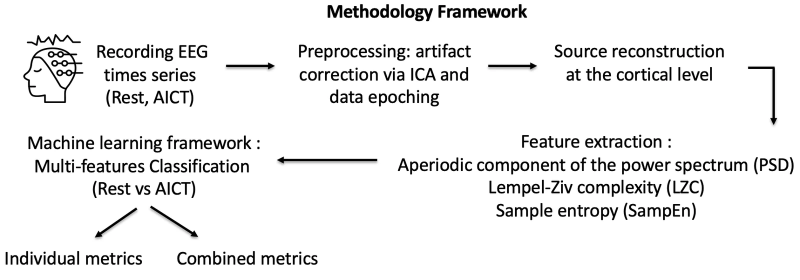
#> input picture site/images/publications/aict-methodology-1600.webp, 1600 x 559 px (shown at 1/2 size); its folder holds only this picture in this run
$ python prepare-publication-previews.py
#> lines starting #> are read from the running program, lines starting #| are printed output that depends on the picture
"""Create compact archive-only previews from the verified local publication figures.

Run after prepare-publication-figures.py. Requires Pillow and rsvg-convert for
the vector roadmap. Originals, Home sources and detail-page sources stay intact.
The 288px output supports the archive's largest 96px slot at 3x pixel density.
"""
from pathlib import Path
import re
import subprocess
import tempfile

from PIL import Image

ROOT = Path(__file__).resolve().parents[1]
DIRECTORY = ROOT / "site/images/publications"


def save_preview(source, destination):
    with Image.open(source) as original:
        # Composite transparency against the same white used by the figure link.
#> original is the input picture: PIL image 1600x559 RGB; mean R, G, B 237.5, 237.5, 237.5
        rgba = original.convert("RGBA")
        image = Image.new("RGBA", rgba.size, "white")
#> image: PIL image 1600x559 RGBA; every value is 255
        image.alpha_composite(rgba)
        image = image.convert("RGB")
        width = min(288, image.width)
#> width = 288
        height = round(image.height * width / image.width)
#> height = 101
        image.resize((width, height), Image.Resampling.LANCZOS).save(
            destination, "WEBP", quality=85, method=6
        )
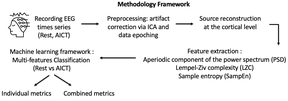
#> saved as aict-methodology-preview.webp: PIL image 288x101 RGB; mean R, G, B 236.6, 236.6, 236.6
        print(f"{destination.relative_to(ROOT)}: {width} × {height}, {destination.stat().st_size:,} bytes")
#| site/images/publications/aict-methodology-preview.webp: 288 × 101, 5,818 bytes


def main():
    sources = {}
    for source in DIRECTORY.glob("*.webp"):
        match = re.fullmatch(r"(.+)-(\d+)\.webp", source.name)
        if match:
            stem, width = match.group(1), int(match.group(2))
            if stem not in sources or width > sources[stem][0]:
                sources[stem] = (width, source)
    for stem, (_, source) in sorted(sources.items()):
        save_preview(source, DIRECTORY / f"{stem}-preview.webp")
    for source in sorted(DIRECTORY.glob("*.svg")):
        with tempfile.TemporaryDirectory() as scratch:
            rendered = Path(scratch) / "figure.png"
            subprocess.run(
                ["rsvg-convert", "--width", "288", "--keep-aspect-ratio", "--output", str(rendered), str(source)],
                check=True,
            )
            save_preview(rendered, DIRECTORY / f"{source.stem}-preview.webp")


if __name__ == "__main__":
    main()

$ run again, on site/images/publications/ccn-2024-face-dynamics-1570.webp
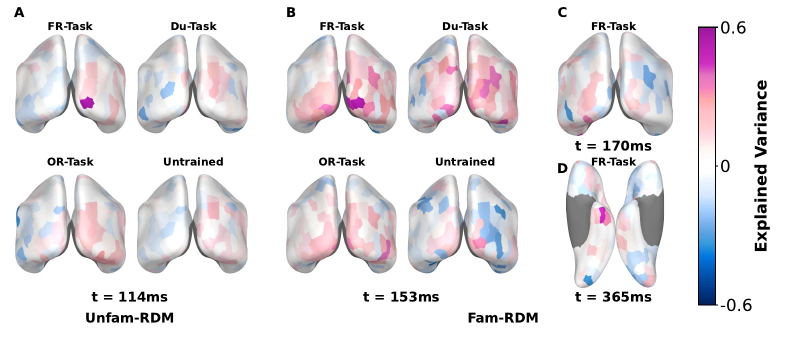
#> input picture site/images/publications/ccn-2024-face-dynamics-1570.webp, 1570 x 680 px (shown at 1/2 size)
#> in save_preview, original is the input picture: PIL image 1570x680 RGB; mean R, G, B 231.6, 228.3, 231.4
#> image: PIL image 1570x680 RGBA; every value is 255
#> in save_preview, `image.resize((width, height), Image.Resampling.LANCZOS).save( destinat..`:
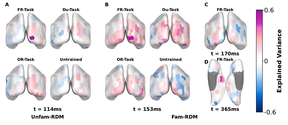
#> saved as ccn-2024-face-dynamics-preview.webp: PIL image 288x125 RGB; mean R, G, B 231.1, 227.9, 230.9
#| site/images/publications/ccn-2024-face-dynamics-preview.webp: 288 × 125, 8,130 bytes
